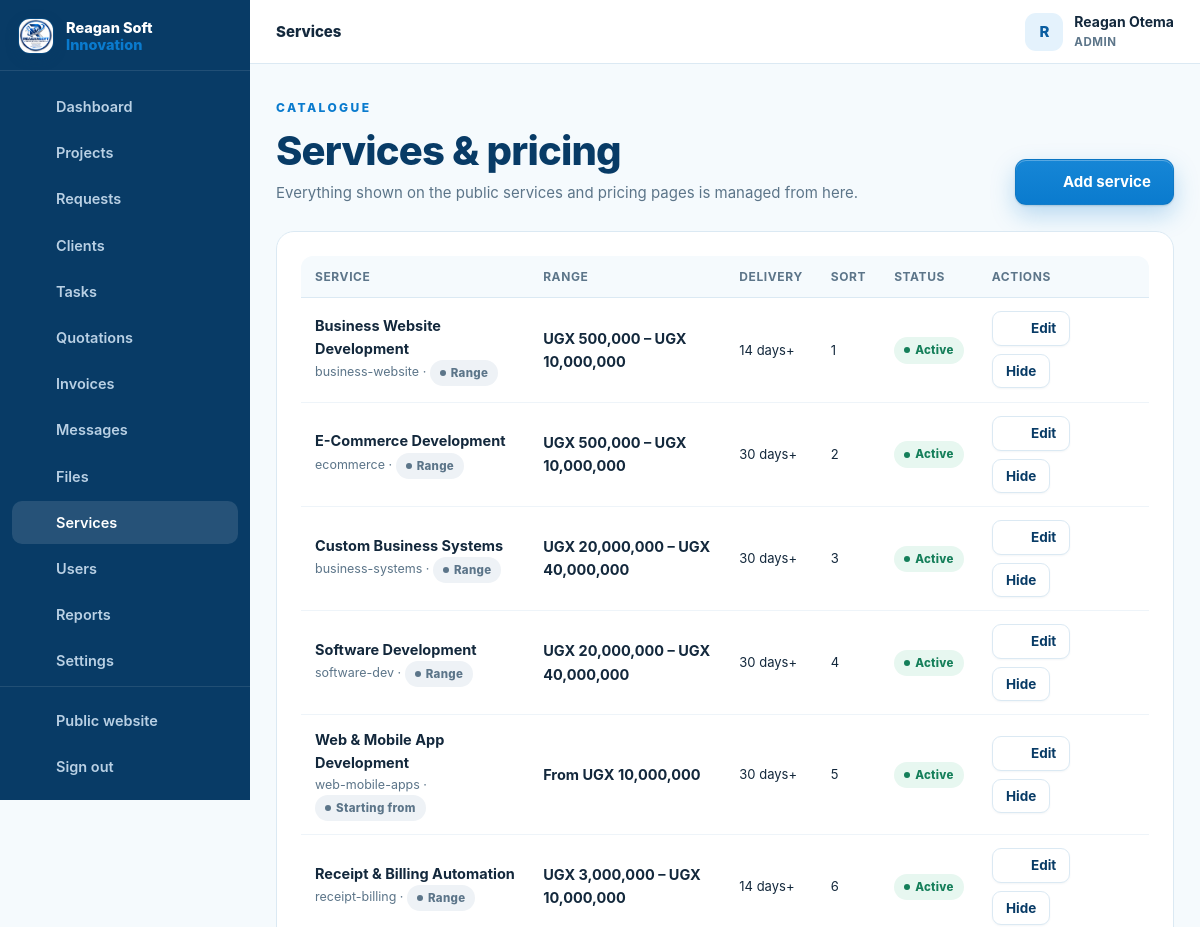
Before: /admin/services.php (signed in, upper part) with the older database file.
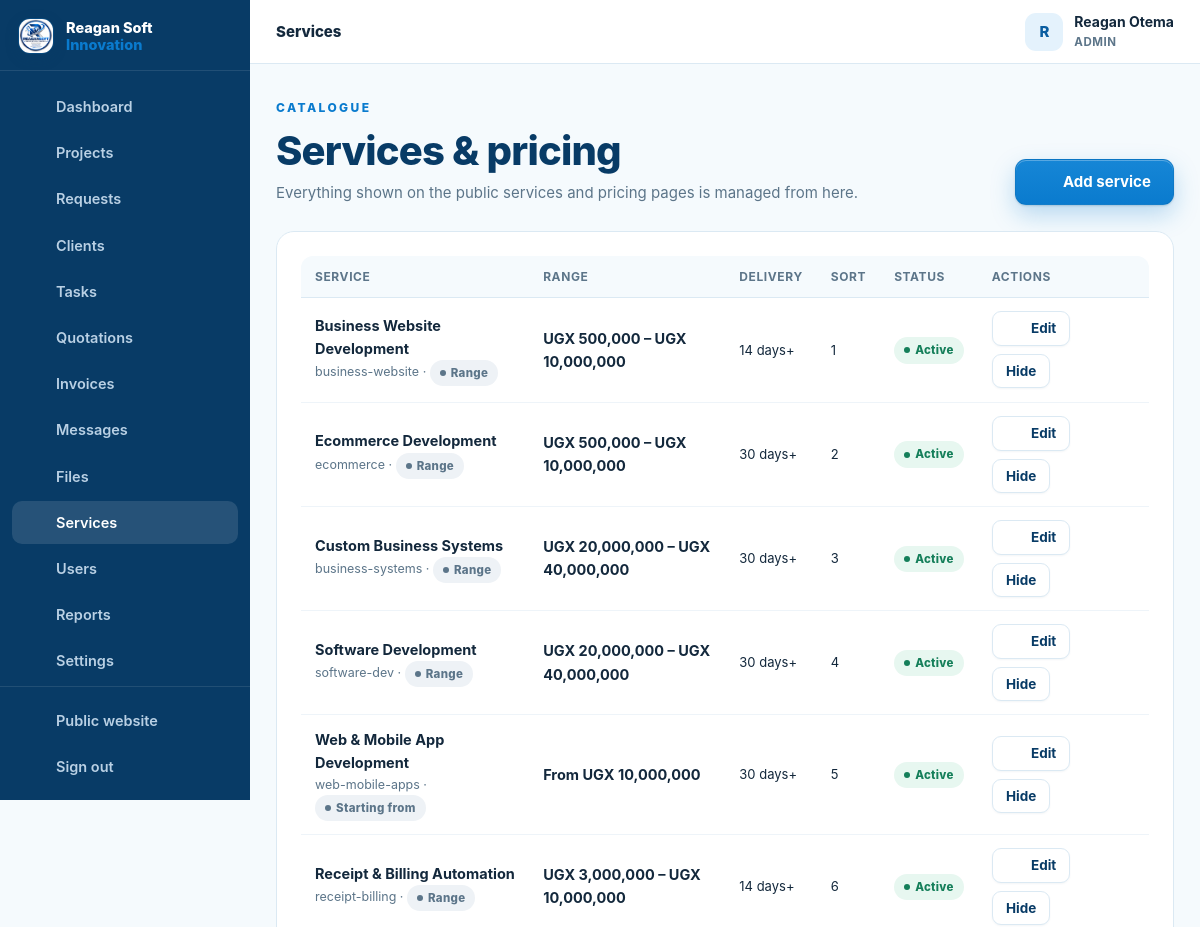
After: the same page with the newer database file.
### tables this page shows
CREATE TABLE services (
  id INT UNSIGNED AUTO_INCREMENT PRIMARY KEY,
  name VARCHAR(150) NOT NULL,
  slug VARCHAR(160) NOT NULL UNIQUE,
  description TEXT NOT NULL,
  price_min DECIMAL(14,2) NOT NULL DEFAULT 0,    
  price_max DECIMAL(14,2) NULL,                   
  currency VARCHAR(8) NOT NULL DEFAULT 'UGX',
  pricing_type ENUM('range','starting_from','contact_for_quote') NOT NULL DEFAULT 'starting_from',
  price_note VARCHAR(120) NOT NULL DEFAULT '',    
  features TEXT NULL,                  
  delivery_days INT UNSIGNED NULL,     
  icon VARCHAR(60) NOT NULL DEFAULT 'code-s',    
  status ENUM('active','inactive') NOT NULL DEFAULT 'active',
  sort_order INT UNSIGNED NOT NULL DEFAULT 0,
  created_at TIMESTAMP DEFAULT CURRENT_TIMESTAMP,
  INDEX idx_services_status (status)
);

### config/config.php (called while the page is built, shortened)
<?php
function e(mixed $value): string {
    return htmlspecialchars((string)($value ?? ''), ENT_QUOTES, 'UTF-8');
}
require_once __DIR__ . '/../inc/functions.php';

### admin/services.php (the view, shortened to what the changed rows need)
<?php
require __DIR__ . '/../config/config.php';
$pdo = db();
$services = $pdo->query("SELECT * FROM services ORDER BY sort_order, id")->fetchAll();
$currency = settings('currency');
dashboard_head(['title' => 'Services', 'active' => 'services', 'crumb' => 'Services']);
?>
<div class="dash-head">
  <div>
    <h2>Services &amp; pricing</h2>
  </div>
</div>
<section class="panel">
  <?php if ($services): ?>
    <div class="table-wrap">
      <table class="table">
        <thead><tr><th>Service</th><th>Range</th><th>Delivery</th><th>Sort</th><th>Status</th><th>Actions</th></tr></thead>
        <tbody>
          <?php foreach ($services as $s): ?>
            <tr>
              <td><span class="row-title"><?= e($s['name']) ?></span><div class="row-sub"><?= e($s['slug']) ?> · <span class="badge gray"><?= e(pricing_type_label($s['pricing_type'])) ?></span></div></td>
              <td><b><?= e(service_price_display($s, $currency)) ?></b></td>
              <td class="small"><?= $s['delivery_days'] ? (int)$s['delivery_days'] . ' days+' : '—' ?></td>
              <td class="small"><?= (int)$s['sort_order'] ?></td>
              <td><?= status_badge($s['status']) ?></td>
              <td style="min-width:170px">
                <div style="display:flex;gap:8px;flex-wrap:wrap">
                  <a class="btn btn-ghost btn-sm" href="services.php?edit=<?= (int)$s['id'] ?>#service-modal" data-modal-open="service-modal"><?= icon('edit') ?> Edit</a>
                  <form method="post" data-confirm="<?= $s['status'] === 'active' ? 'Hide this service from the website?' : 'Show this service on the website?' ?>">
                    <button class="btn btn-ghost btn-sm" type="submit"><?= $s['status'] === 'active' ? 'Hide' : 'Show' ?></button>
                  </form>
                </div>
              </td>
            </tr>
          <?php endforeach; ?>
        </tbody>
      </table>
    </div>
  <?php else: ?>
    <div class="empty"><?= icon('globe') ?><h4>No services yet</h4><p>Add services to populate the public website and pricing page.</p></div>
  <?php endif; ?>
</section>

### inc/functions.php (shortened to what the changed rows need)
<?php
function settings(?string $key = null, ?string $default = ''): string {
    static $cache = null;
    if ($cache === null) {
        $cache = ['company_name' => APP_NAME, 'company_phone' => '+256730314979', 'currency' => 'UGX'];
        try {
            $rows = db()->query('SELECT setting_key, setting_value FROM settings')->fetchAll();
            foreach ($rows as $r) {
                $cache[$r['setting_key']] = (string)$r['setting_value'];
            }
        } catch (Throwable $e) {
            log_error('settings() fallback: ' . $e->getMessage());
        }
    }
    return $cache[$key] ?? $default;
}
function money(mixed $amount, string $currency = 'UGX'): string {
    $amount = (float)$amount;
    if ($currency !== '') {
        return $currency . ' ' . number_format($amount, 0);
    }
    return number_format($amount, 0);
}
function pricing_type_label(string $type): string {
    return [
        'range'             => 'Range',
        'starting_from'     => 'Starting from',
        'contact_for_quote' => 'Contact for a quote',
    ][$type] ?? 'Starting from';
}
function service_price_display(array $s, string $currency = ''): string {
    $currency = $currency !== '' ? $currency : settings('currency');
    $type = (string)($s['pricing_type'] ?? 'starting_from');
    $min = (float)($s['price_min'] ?? 0);
    $max = (float)($s['price_max'] ?? 0);
    if ($type === 'contact_for_quote') return 'Contact for a quote';
    if ($type === 'range') {
        return $max > $min ? money($min, $currency) . ' – ' . money($max, $currency) : money($min, $currency);
    }
    return 'From ' . money($min, $currency);
}
function status_badge(string $status): string {
    $class = [
        'NEW' => 'blue', 'REVIEWING' => 'sky', 'QUOTATION' => 'violet',
        'APPROVED' => 'cyan', 'IN_PROGRESS' => 'blue', 'WAITING_FOR_CLIENT' => 'amber',
        'TESTING' => 'violet', 'COMPLETED' => 'green', 'CANCELLED' => 'red',
        'TODO' => 'gray', 'REVIEW' => 'violet',
        'draft' => 'gray', 'sent' => 'blue', 'accepted' => 'green', 'rejected' => 'red', 'expired' => 'amber', 'cancelled' => 'red',
        'paid' => 'green', 'partially_paid' => 'amber', 'overdue' => 'red',
        'active' => 'green', 'inactive' => 'red',
        'read' => 'gray', 'unread' => 'blue',
    ];
    $label = ucwords(str_replace('_', ' ', strtolower((string)$status)));
    return '<span class="badge ' . ($class[$status] ?? 'gray') . '">' . e($label) . '</span>';
}
function icon(string $name, string $class = ''): string {
    $path = $paths[$name] ?? $paths['code-s'];
    $cls = $class !== '' ? ' class="' . e($class) . '"' : '';
    return '<svg' . $cls . ' viewBox="0 0 24 24" fill="none" stroke="currentColor" stroke-width="1.8" stroke-linecap="round" stroke-linejoin="round" aria-hidden="true">' . $path . '</svg>';
}
require_once __DIR__ . '/layout.php';

Changed rows visible on the page:
changed services "UGX 500,000 – UGX 10,000,000": name "E-Commerce Development" → "Ecommerce Development"
